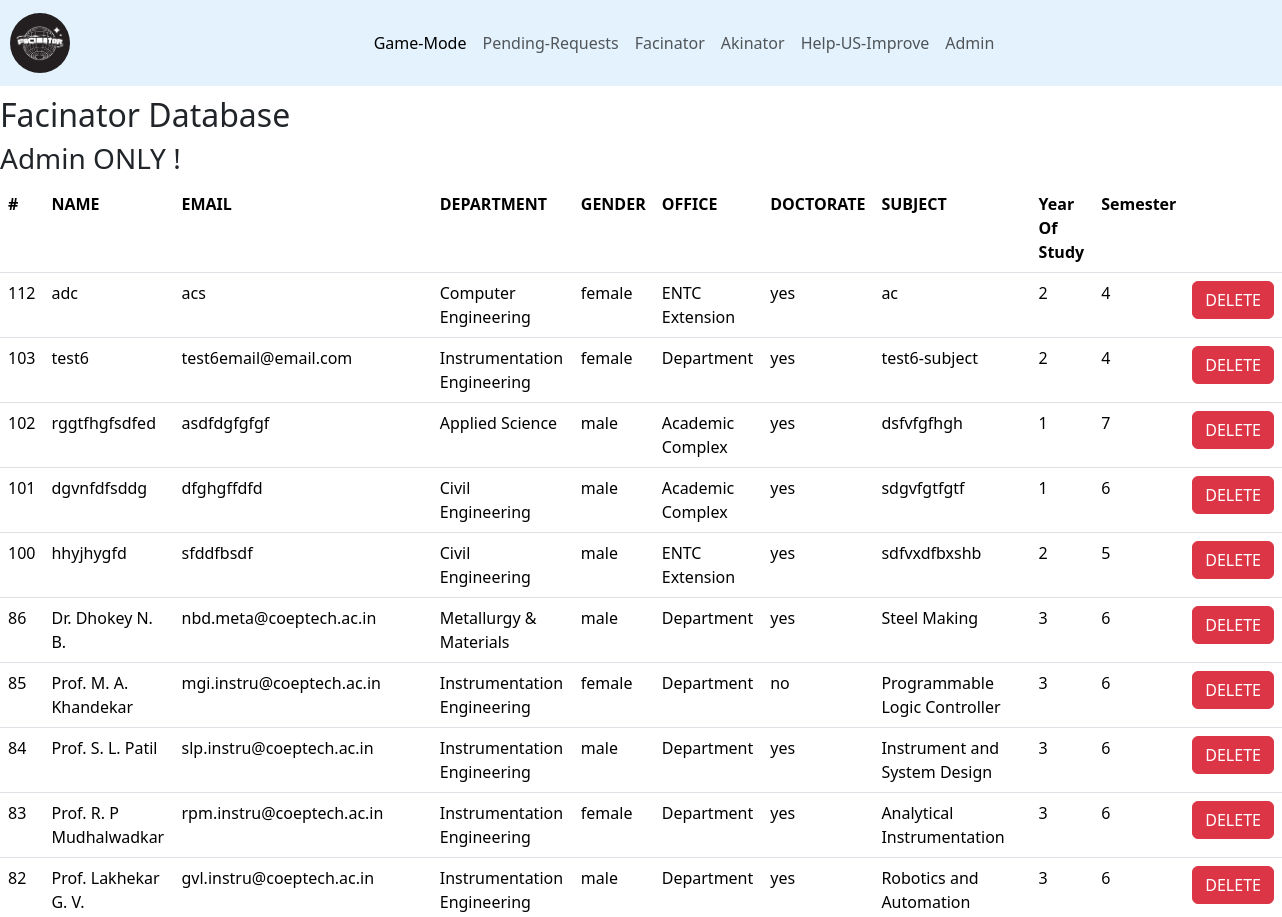
/admin (upper part), run on an earlier commit of the app's database.
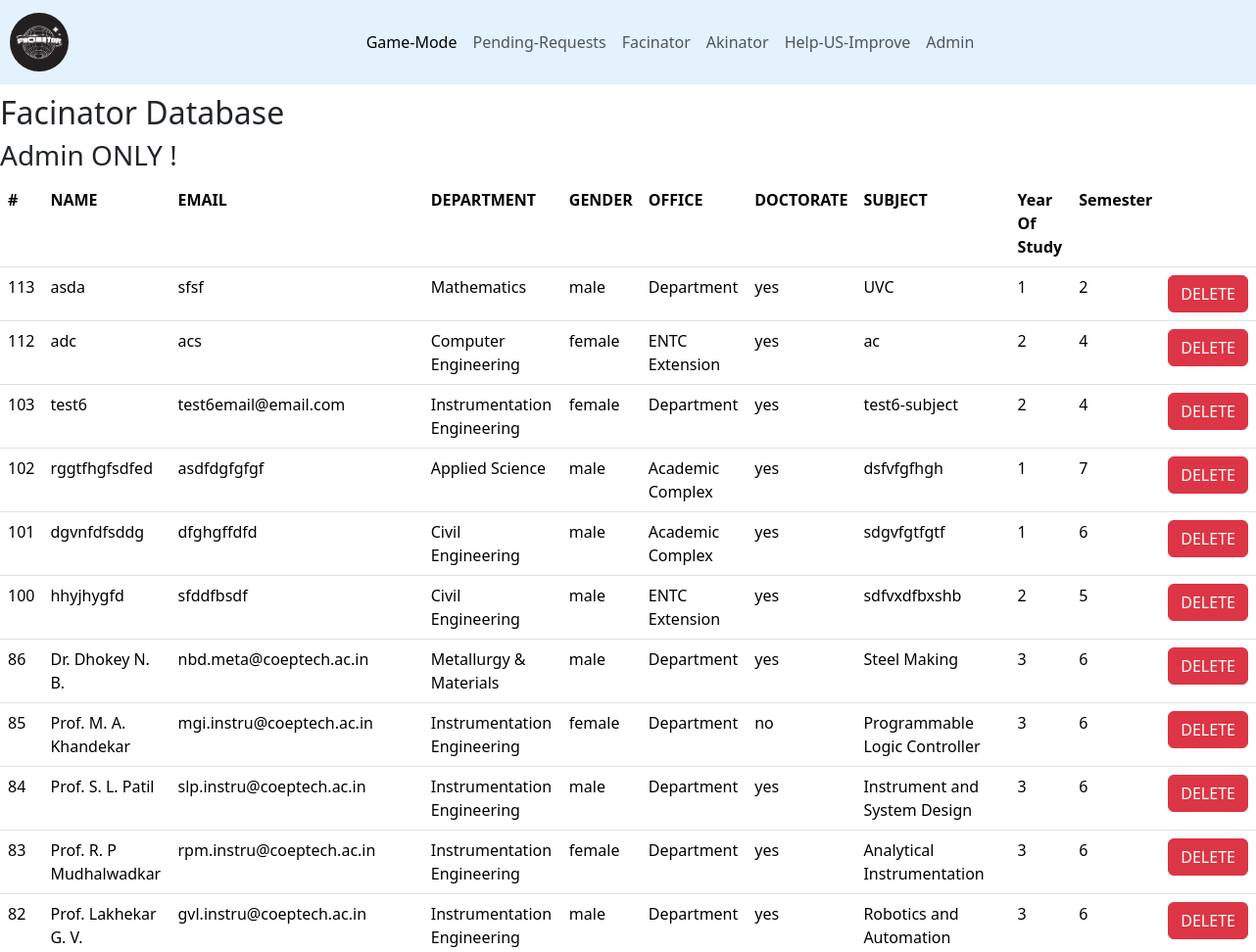
And on a later commit of the database.
### tables this page shows
CREATE TABLE admindb (
    id INTEGER PRIMARY KEY AUTOINCREMENT,
    faculty_name TEXT NOT NULL,
    faculty_email TEXT NOT NULL,
    department_name TEXT NOT NULL,
    department_id INTEGER,
    subject_id INTEGER,
    subject_name TEXT NOT NULL,
    year_of_study INTEGER NOT NULL,
    semester INTEGER NOT NULL,
    gender TEXT NOT NULL,
    doctorate TEXT NOT NULL,
    office TEXT NOT NULL
);

### app.py (the view)
@app.route("/admin")
def alldata():
    con = sqlite3.connect("facinator.db")
    cur = con.cursor()
    cur.execute("SELECT * FROM admindb")
    data = cur.fetchall();
    con.close()
    return render_template("alldata.html", data =  list(reversed(data)), deleted=0, login=1)

### templates/alldata.html (shortened to what this page needs)
<!DOCTYPE html>
<html lang="en">
<head>
    <link href="https://cdn.jsdelivr.net/npm/bootstrap@5.3.3/dist/css/bootstrap.min.css" rel="stylesheet">
</head>
<body onload="flashmsg()">
    <nav class="navbar navbar-expand-lg navbar-light" style="background-color: #e3f2fd;">
        <a class="navbar-brand" href="/"><img src="../static/logo/logo3.png" alt="Facinator" class="facinator_logo"></a>
        <div class="collapse navbar-collapse" id="navbarNavAltMarkup">
          <div class="navbar-nav">
            <a class="nav-item nav-link active" href="/facinator_game">Game-Mode</a>
            <a class="nav-item nav-link" href="/pending">Pending-Requests</a>
            <a class="nav-item nav-link" href="/main">Facinator</a>
            <a class="nav-item nav-link" href="https://en.akinator.com/#">Akinator</a>
            <a class="nav-item nav-link" href="/addnew">Help-US-Improve</a>
            <a class="nav-item nav-link" href="/login">Admin</a>
          </div>
        </div>
      </nav>
<br><br><br><br>
    <h2>Facinator Database</h2>
    <h3>Admin ONLY !</h3>
    <table class="table">
        <th>#</th>
        <th>NAME</th>
        <th>EMAIL</th>
        <th>DEPARTMENT</th>
        <th>GENDER</th>
        <th>OFFICE</th>
        <th>DOCTORATE</th>
        <th>SUBJECT</th>
        <th>Year Of Study</th>
        <th>Semester</th>
        <th></th>
        {% for i in data %}
        <tr>
            <td>{{ i[0] }}</td>
            <td>{{ i[1] }}</td>
            <td>{{ i[2] }}</td>
            <td>{{ i[3] }}</td>
            <td>{{ i[9] }}</td>
            <td>{{ i[11] }}</td>
            <td>{{ i[10] }}</td>
            <td>{{ i[6] }}</td>
            <td>{{ i[7] }}</td>
            <td>{{ i[8] }}</td>
            <td><form action="{{ url_for('admin_delete') }}" method="post"><input type="text" value="{{ i[0] }}" hidden name="admin_delete"><input type="submit" class="btn btn-danger" value="DELETE"></form></td>
        </tr>
        {% endfor %}
    </table>
</body>
</html>

### templates/alldata.html (style rules this page uses)
.navbar { width: 100%; position: fixed; z-index: 1000; width: 100vw; margin-left: 0; }
.facinator_logo { max-height: 60px; max-width: 60px; margin-left: 10px; border-radius: 50%; }
.collapse { display: flex; justify-content: center; }
.table { padding: 20px; }

What changed in the data, as far as the page shows it:
added admindb: id "113", faculty_name "asda", faculty_email "sfsf", department_name "Mathematics", gender "male", office "Department", doctorate "yes", subject_name "UVC", year_of_study "1", semester "2"
